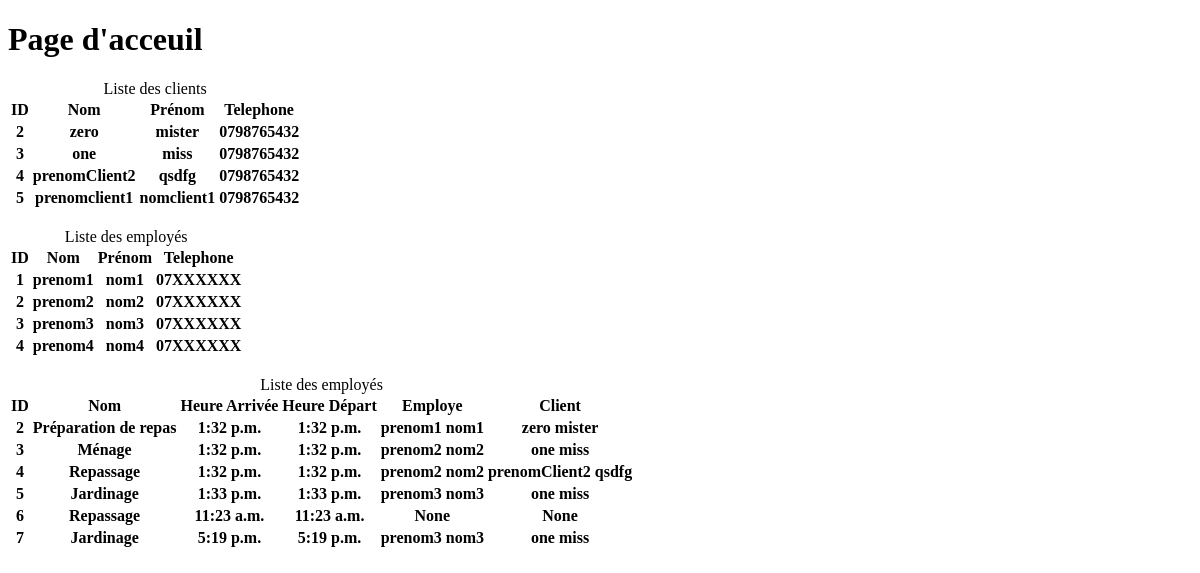
The app's page /, older data.
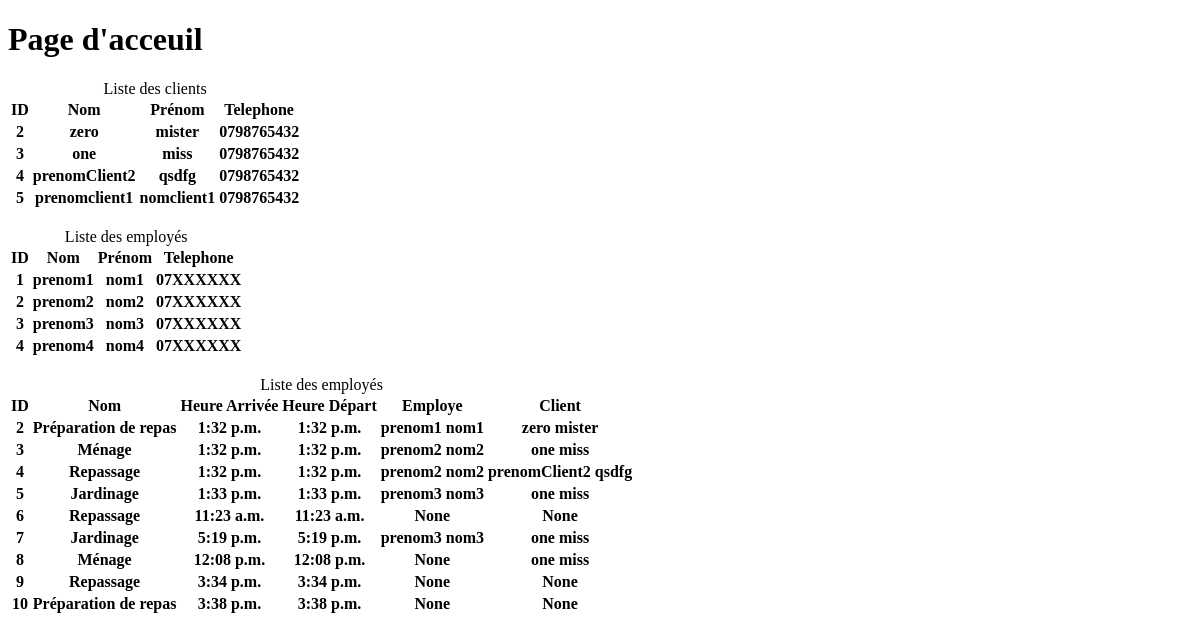
The same page, newer data.
### clients/models.py (models this page shows, shortened)
class Client(models.Model):
    prenomClient = models.CharField(max_length=200, null=True)
    nomClient = models.CharField(max_length=200, null=True)
    ageClient = models.IntegerField(null=True)
    emailClient = models.CharField(max_length=200, null=True)
    telClient = models.CharField(max_length=15, null=True)
    rueClient = models.CharField(max_length=60, null=True)
    complementAdresseClient = models.CharField(max_length=100, null=True)
    villeClient = models.CharField(max_length=200, null=True)
    cpClient = models.CharField(max_length=8, null=True)
    qr_code = models.ImageField(upload_to='qr_codes', blank=True)
    codeClient = models.CharField(max_length=50, null=True)
    def __str__(self):
        mot = str(self.prenomClient + "\n")
        mot = mot + str(self.nomClient)
        return mot

### employes/models.py (models this page shows)
class Employe(models.Model):
    prenomEmploye = models.CharField(max_length=200, null=True)
    nomEmploye = models.CharField(max_length=200, null=True)
    emailEmploye = models.CharField(max_length=200, null=True)
    telEmploye = models.CharField(max_length=200, null=True)
    mdpEmploye = models.CharField(max_length=50, null=True)
    def __str__(self):
       mot = str(self.prenomEmploye + "\n")
       mot = mot + str(self.nomEmploye)
       return mot

### prestations/models.py (models this page shows, shortened)
class Prestation(models.Model):
    nomPrestation = models.CharField(max_length=200)
    heureArrivee = models.TimeField(auto_now_add=True, null=True)
    heureDepart = models.TimeField(auto_now_add=True, null=True)
    employe =models.ForeignKey(Employe,null=True, on_delete=models.SET_NULL)
    client = models.ForeignKey(Client, null=True, on_delete=models.SET_NULL)

### prestations/views.py (the view)
# urls.py: 2. Add a URL to urlpatterns:  path('', views.home, name='home')
def home(request):
    client = Client.objects.all()
    employe = Employe.objects.all()
    prestation = Prestation.objects.all()
    context={'clients':client, 'employes':employe, 'prestations':prestation}
    return render(request,'acceuil.html',context)

### templates/acceuil.html (shortened to what this page needs)
<!DOCTYPE html>
<html lang="en">
<head>
</head>
<body>
<h1> Page d'acceuil</h1>
<table>
    <caption>Liste des clients</caption>
    <tr>
        <th>ID</th>
        <th>Nom</th>
        <th>Prénom</th>
        <th>Telephone</th>
    </tr>
    {% for client in clients %}
    <tr>
        <th>{{ client.id }}</th>
        <th>{{ client.prenomClient }}</th>
        <th>{{ client.nomClient }}</th>
        <th>{{ client.telClient }}</th>
    </tr>
    {% endfor %}
</table>
<br>
<table>
    <caption>Liste des employés</caption>
    <tr>
        <th>ID</th>
        <th>Nom</th>
        <th>Prénom</th>
        <th>Telephone</th>
    </tr>
     {% for employe in employes %}
    <tr>
        <th>{{ employe.id }}</th>
        <th>{{ employe.prenomEmploye }}</th>
        <th>{{ employe.nomEmploye }}</th>
        <th>{{ employe.telEmploye }}</th>
    </tr>
    {% endfor %}
</table>
<br>
<table>
    <caption>Liste des employés</caption>
    <tr>
        <th>ID</th>
        <th>Nom</th>
        <th>Heure Arrivée</th>
        <th>Heure Départ</th>
        <th>Employe</th>
        <th>Client</th>
    </tr>
     {% for prestation in prestations %}
    <tr>
        <th>{{ prestation.id }}</th>
        <th>{{ prestation.nomPrestation }}</th>
        <th>{{ prestation.heureArrivee }}</th>
        <th>{{ prestation.heureDepart }}</th>
        <th>{{ prestation.employe }}</th>
        <th>{{ prestation.client }}</th>
    </tr>
    {% endfor %}
</table>
</body>
</html>

Row changes from the older to the newer data that the page shows:
added Prestation: id "8", nomPrestation "Ménage", heureArrivee "12:08 p.m.", heureDepart "12:08 p.m.", employe "None", client "one miss"
added Prestation: id "9", nomPrestation "Repassage", heureArrivee "3:34 p.m.", heureDepart "3:34 p.m.", employe "None", client "None"
added Prestation: id "10", nomPrestation "Préparation de repas", heureArrivee "3:38 p.m.", heureDepart "3:38 p.m.", employe "None", client "None"
